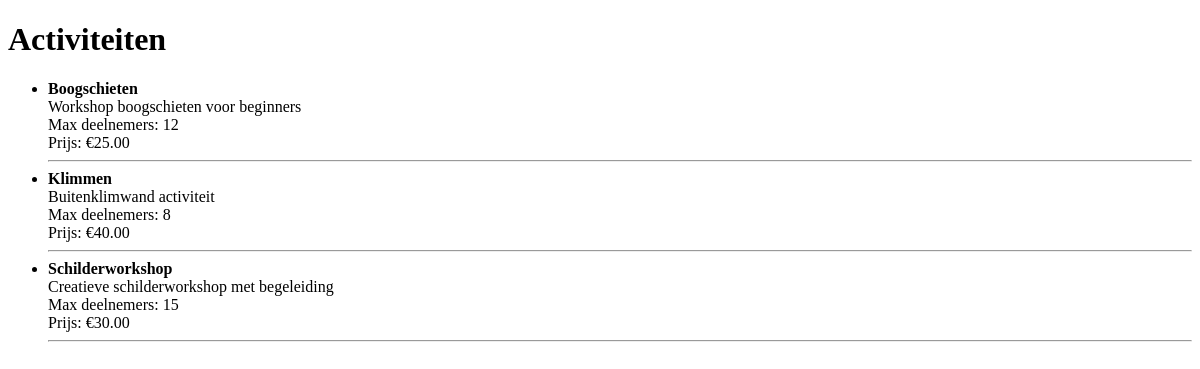
Before: / with the older database file.
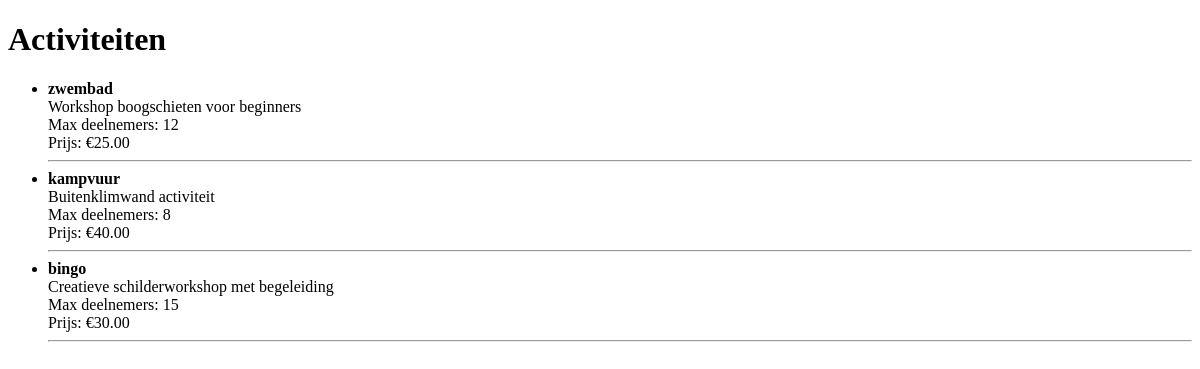
After: the same page with the newer database file.
### tables this page shows
CREATE TABLE Activiteiten (
    id INT PRIMARY KEY AUTO_INCREMENT,
    naam VARCHAR(100) NOT NULL,
    beschrijving TEXT,
    max_deelnemers INT,
    
    

    prijs DECIMAL(10,2)
);

### public/index.php (the view, shortened to what this page needs)
<?php
    include __DIR__ . '/../includes/db.php';
    $sql = "SELECT * FROM Activiteiten";
$result = $conn->query($sql);
?>
<!DOCTYPE html>
<html>
<head>
</head>
<body>
    <h1>Activiteiten</h1>
    <?php if ($result->num_rows > 0): ?>
        <ul>
            <?php while ($row = $result->fetch_assoc()): ?>
                <li>
                    <strong><?= $row['naam'] ?></strong><br>
                    <?= $row['beschrijving'] ?><br>
                    Max deelnemers: <?= $row['max_deelnemers'] ?><br>
                    Prijs: €<?= $row['prijs'] ?><br>
                    <hr>
                </li>
            <?php endwhile; ?>
        </ul>
    <?php else: ?>
        <p>Geen activiteiten gevonden.</p>
    <?php endif; ?>
</body>
</html>

Changed rows visible on the page:
changed activiteiten "Workshop boogschieten voor beginners": naam "Boogschieten" → "zwembad"
changed activiteiten "Buitenklimwand activiteit": naam "Klimmen" → "kampvuur"
changed activiteiten "Creatieve schilderworkshop met begeleiding": naam "Schilderworkshop" → "bingo"
